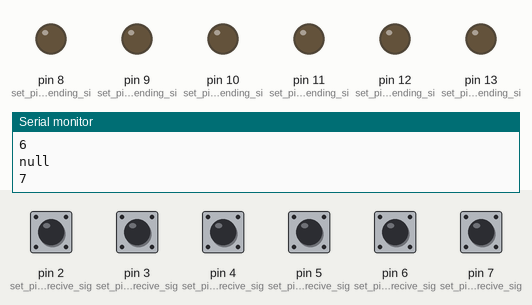
Recording of a sketch running on a simulated Arduino Uno, built with avr-gcc and run on an emulated ATmega328P. On the bench: output pins drawn as LEDs (lit = HIGH), the last lines printed to the serial monitor. The test bench sets the inputs (shaded band); at power-on: pin 2 (set_pin_3_for__recive_sig), pin 3 (set_pin_3_for__recive_sig), pin 4 (set_pin_3_for__recive_sig), pin 5 (set_pin_3_for__recive_sig), pin 6 (set_pin_3_for__recive_sig), pin 7 (set_pin_3_for__recive_sig) HIGH. EEPROM starts erased.

Above: at 1.2 s.
1.3 s: pin 2 (set_pin_3_for__recive_sig) pulled LOW for 1 s
At 3.4 s:
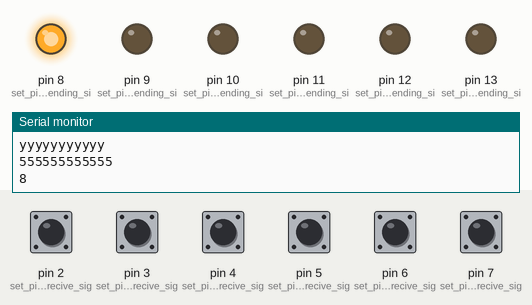
3.8 s: pin 3 (set_pin_3_for__recive_sig) pulled LOW for 0.15 s
At 4.8 s:
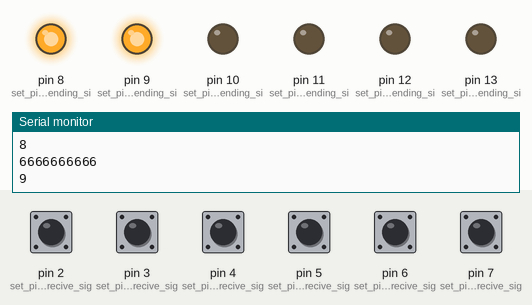
5.4 s: pin 4 (set_pin_3_for__recive_sig) pulled LOW for 0.15 s
At 6.0 s:
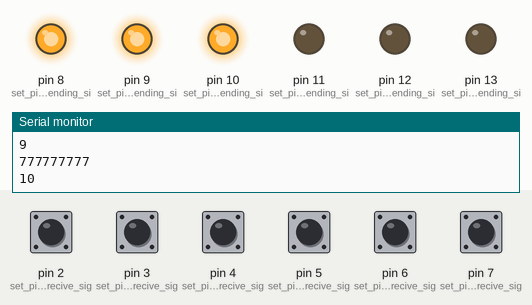
7.0 s: pin 5 (set_pin_3_for__recive_sig) pulled LOW for 0.15 s
At 8.2 s:
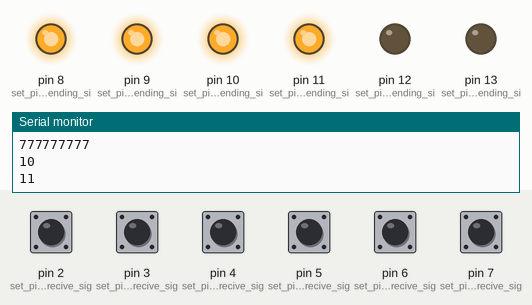
8.6 s: pin 6 (set_pin_3_for__recive_sig) pulled LOW for 0.15 s
At 9.6 s:
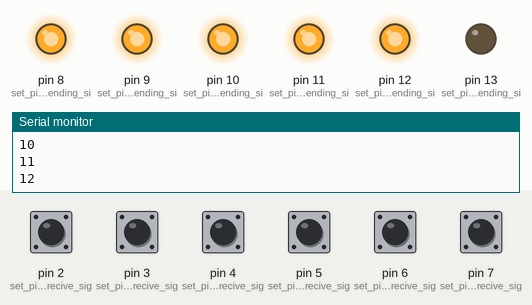
10.2 s: pin 7 (set_pin_3_for__recive_sig) pulled LOW for 0.15 s
At 10.8 s:
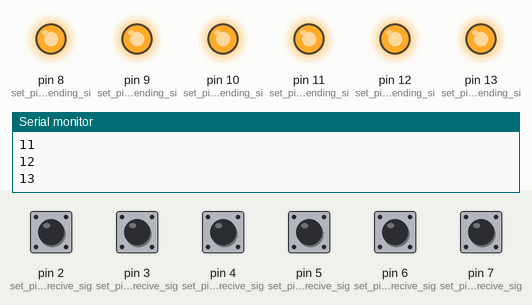
Timing chart, 0 to 12.8 s (numbered marks = the images above; inputs shaded):
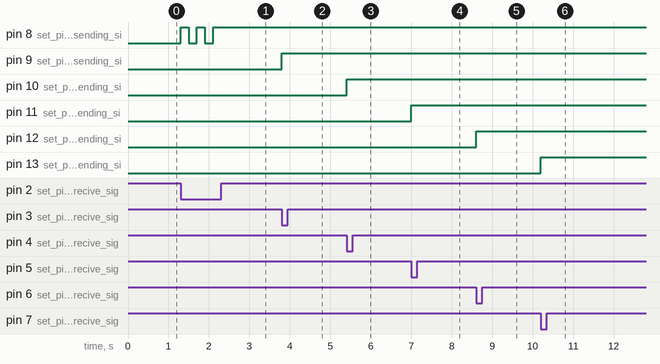

The sketch:

sketch_may12a.ino
```cpp
#include <EEPROM.h>

int address = 0;
byte value;
String command ;

  int pins_array[10];
void setup()
{


  Serial.begin(9600);//deturm print code line
  pinMode(2, INPUT_PULLUP);//set pin 3 for  recive signal from yello button
  pinMode(3, INPUT_PULLUP);//set pin 3 for  recive signal from yello button
  pinMode(4, INPUT_PULLUP);//set pin 3 for  recive signal from yello button
  pinMode(5, INPUT_PULLUP);//set pin 3 for  recive signal from yello button
  pinMode(6, INPUT_PULLUP);//set pin 3 for  recive signal from yello button
  pinMode(7, INPUT_PULLUP);//set pin 3 for  recive signal from yello button

  pinMode(8, OUTPUT); //set pin 8 for  sending signal to open relay
  pinMode(9, OUTPUT); //set pin 8 for  sending signal to open relay
  pinMode(10, OUTPUT); //set pin 8 for  sending signal to open relay
  pinMode(11, OUTPUT); //set pin 8 for  sending signal to open relay
  pinMode(12, OUTPUT); //set pin 8 for  sending signal to open relay
  pinMode(13, OUTPUT); //set pin 8 for  sending signal to open relay


  for (int i = 2; i < 8; i++)
  {
    value = EEPROM.read(i);
    if ((value !=0 )&&(value !=1))
    {
      Serial.println("null");
      Serial.println(i);
       EEPROM.write(i, 0);
       pins_array[i] = 0 ;
    }
    else
    {
      Serial.println("not null");
      Serial.println(i);
       if(value==1)
        {

          Serial.println("val 1");
          pins_array[i]= value;
            digitalWrite(i+6, HIGH);

        }
        else if(value==0)
        {
          Serial.println("val 0");
          pins_array[i]= value;
            digitalWrite(i+6, LOW);

        }
    }
  }


}

void loop()//start loop
{
  int buttonNum1 = digitalRead(2);// get value from button  *if button pressed get value 0 light button
  int buttonNum2 = digitalRead(3);// get value from button  *if button pressed get value 0 fan button
  int buttonNum3 = digitalRead(4);// get value from button  *if button pressed get value 0 skimmer button
  int buttonNum4 = digitalRead(5);// get value from button  *if button pressed get value 0 wave button
  int buttonNum5 = digitalRead(6);// get value from button  *if button pressed get value 0 upload water button
  int buttonNum6 = digitalRead(7);// get value from button  *if button pressed get value 0

  if(Serial.available()) // only if i receve string from r pi inter the if
  {
    command = Serial.readString();   // get command from r pi
  }
          if ((buttonNum1 == LOW)||(command == "light")) //if we press on button 1
         {
           Serial.println("yyyyyyyyyyy");
          Serial.println("555555555555");
             pins_array[2] = (pins_array[2] == 0) ? 1 : 0;
             EEPROM.write(2, pins_array[2]);
             replaceRelay(8,pins_array[2]);
         command= "";

         }
          if ((buttonNum2 == LOW)||(command == "upload")) //if we press on button 1
         {
          Serial.println("6666666666");
             pins_array[3] = (pins_array[3] == 0) ? 1 : 0;
             EEPROM.write(3, pins_array[3]);
             replaceRelay(9,pins_array[3]);
             command= "";
         }
          if ((buttonNum3 == LOW)||(command == "wave")) //if we press on button 1
         {
          Serial.println("777777777");
             pins_array[4] = (pins_array[4] == 0) ? 1 : 0;
             EEPROM.write(4, pins_array[4]);
             replaceRelay(10,pins_array[4]);
             command= "";

         }
          if ((buttonNum4 == LOW)||(command == "skimmer")) //if we press on button 1
         {
             pins_array[5] = (pins_array[5] == 0) ? 1 : 0;
             EEPROM.write(5, pins_array[5]);
             replaceRelay(11,pins_array[5]);
             command= "";
         }
          if ((buttonNum5 == LOW)||(command == "fan")) //if we press on button 1
         {
             pins_array[6] = (pins_array[6] == 0) ? 1 : 0;
             EEPROM.write(6, pins_array[6]);
             replaceRelay(12,pins_array[6]);
             command= "";
         }
          if ((buttonNum6 == LOW)||(command == "last")) //if we press on button 1
         {
             pins_array[7] = (pins_array[7] == 0) ? 1 : 0;
             EEPROM.write(7, pins_array[7]);
             replaceRelay(13,pins_array[7]);
             command= ""; // null the command variable
         }

}

void replaceRelay(int port,int value)
{

    if (value == 1)
      {
            Serial.println(port);
          digitalWrite(port, HIGH);

      }
    else if (value==0)
    {
          Serial.println(port);
        digitalWrite(port, LOW);

    }
    delay(200);
}
```

Measured:
- after the input at 1.3 s, pin 8 (set_pin_8_for__sending_si): alternates HIGH for 0.20 s and LOW for 0.20 s, 5 changes in all, then stays HIGH, starting at once
- after the input at 3.8 s, pin 9 (set_pin_8_for__sending_si): LOW → HIGH at once
- after the input at 5.4 s, pin 10 (set_pin_8_for__sending_si): LOW → HIGH at once
- after the input at 7.0 s, pin 11 (set_pin_8_for__sending_si): LOW → HIGH at once
- after the input at 8.6 s, pin 12 (set_pin_8_for__sending_si): LOW → HIGH at once
- after the input at 10.2 s, pin 13 (set_pin_8_for__sending_si): LOW → HIGH at once
